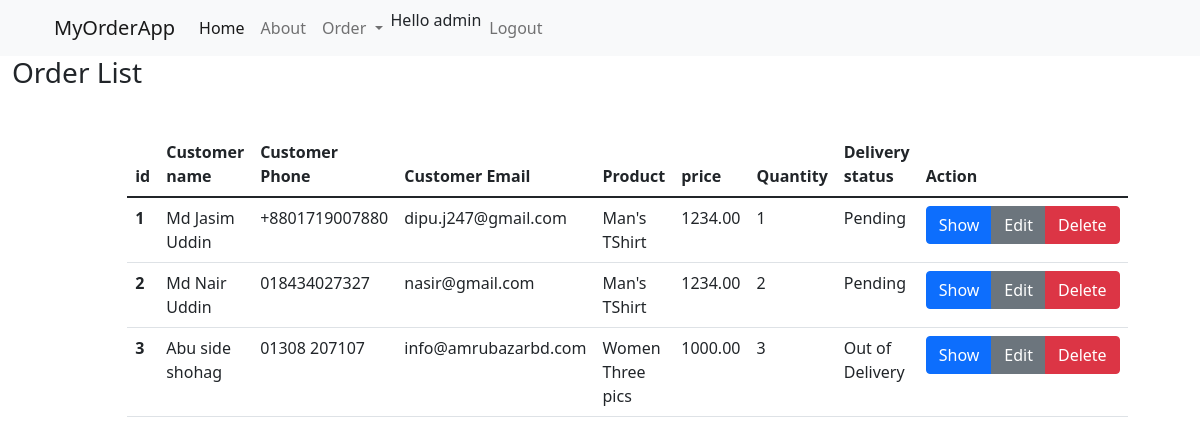
The page /order-list/ (signed in) on the database as committed earlier.
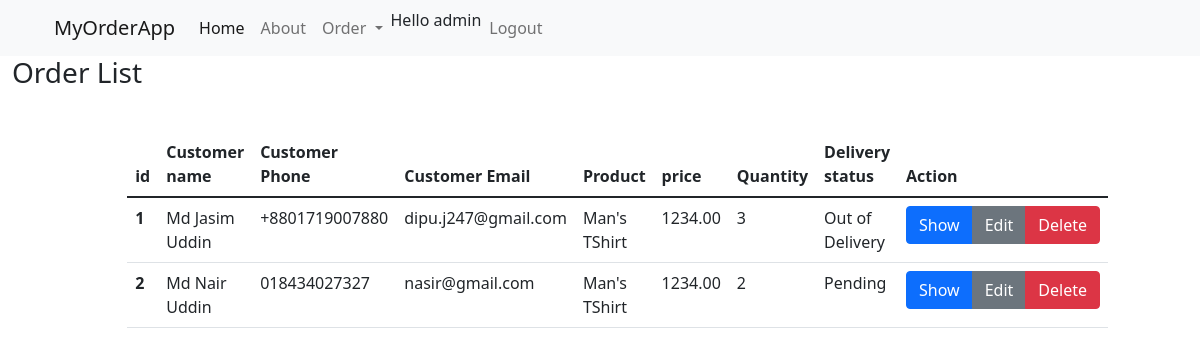
The same page on the database as committed later.
### online_order/models.py (models this page shows, shortened)
class Order(models.Model):
    delivery_status = (
        ("Pending", "Pending"),
        ("Out of Delivery", "Out of Delivery"),
        ("Delivered", "Delivered"),
    )
    customer_id = models.ForeignKey(Customer, null=True, blank=True, related_name='customer', on_delete=models.SET_NULL)
    product_id = models.ForeignKey(Product, null=True, blank=True, related_name='product', on_delete=models.SET_NULL)
    quantity = models.CharField(max_length=100, null=True, blank=True)
    delivery = models.CharField(max_length=100, null=True, blank=True, choices=delivery_status)

class Customer(models.Model):
    name = models.CharField(max_length=100, null=True, blank=True)
    email = models.EmailField(max_length=50, null=True, blank=True)
    phone = models.CharField(max_length=15, null=True, blank=True)
    address = models.TextField(max_length=300, null=True, blank=True)

class Product(models.Model):
    product_name = models.CharField(max_length=200, null=True, blank=True)
    product_price = models.DecimalField(max_digits=10, max_length=10, decimal_places=2)
    category_id = models.ForeignKey(Category, null=True, blank=True, related_name='category', on_delete=models.SET_NULL)
    product_quantity = models.CharField(max_length=100, null=True, blank=True)

### online_order/views.py (the view)
# urls.py: path("order-list/", views.order_list, name='order-list'),
@login_required(login_url='login')
def order_list(request):
    order_lists = Order.objects.all()
    context = {
        'orders': order_lists
    }
    return render(request, "orderlist.html", context=context)

### templates/orderlist.html
{% extends "master.html" %}
{% block content %}
    <div class="row">
        <h3>Order List</h3>
        <div class="container" style="align-content: center">
            <div class="row w-75 ml-5" style="margin-left: 10%; margin-top: 3%;">
                <table class="table">
                    <thead class="thead-dark">
                    <tr>
                        <th scope="col">id</th>
                        <th scope="col">Customer name</th>
                        <th scope="col">Customer Phone</th>
                        <th scope="col">Customer Email</th>
                        <th scope="col">Product</th>
                        <th scope="col">price</th>
                        <th scope="col">Quantity</th>
                        <th scope="col">Delivery status</th>
                        <th scope="col">Action</th>
                    </tr>
                    </thead>
                    <tbody>
                    {% for order in orders %}
                        <tr>
                            <th scope="row">{{ order.id }}</th>
                            <td>{{ order.customer_id.name }}</td>
                            <td>{{ order.customer_id.phone }}</td>
                            <td>{{ order.customer_id.email }}</td>
                            <td>{{ order.product_id.product_name }}</td>
                            <td>{{ order.product_id.product_price }}</td>
                            <td>{{ order.quantity }}</td>
                            <td>{{ order.delivery }}</td>
                            <td>
                                <div class="btn-group" role="group" aria-label="Data Action">
                                    <a class="btn btn-primary" href="{% url 'order_details' order.id %}">Show</a>
                                    <a class="btn btn-secondary" href="{% url 'update_order' order.id %}">Edit</a>
                                    <a class="btn btn-danger" href="{% url 'delete_order' order.id %}">Delete</a>
                                </div>
                            </td>
                        </tr>
                    {% endfor %}
                    </tbody>
                </table>
            </div>
        </div>
    </div>
{% endblock %}

Rows that differ between the two databases and show on the page:
removed Order: id "3", customer_id.name "Abu side shohag", customer_id.phone "01308 207107", customer_id.email "info@amrubazarbd.com", product_id.product_name "Women Three pics", product_id.product_price "1000.00", quantity "3", delivery "Out of Delivery"
changed Order "Md Jasim Uddin": quantity "1" → "3"; delivery "Pending" → "Out of Delivery"
